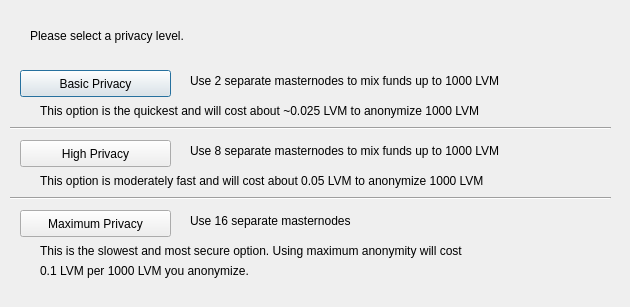
<?xml version="1.0" encoding="UTF-8"?>
<ui version="4.0">
 <class>DarksendConfig</class>
 <widget class="QDialog" name="DarksendConfig">
  <property name="geometry">
   <rect>
    <x>0</x>
    <y>0</y>
    <width>630</width>
    <height>307</height>
   </rect>
  </property>
  <property name="windowTitle">
   <string>Configure Darksend</string>
  </property>
  <widget class="QPushButton" name="buttonBasic">
   <property name="geometry">
    <rect>
     <x>20</x>
     <y>70</y>
     <width>151</width>
     <height>27</height>
    </rect>
   </property>
   <property name="text">
    <string>Basic Privacy</string>
   </property>
  </widget>
  <widget class="QPushButton" name="buttonHigh">
   <property name="geometry">
    <rect>
     <x>20</x>
     <y>140</y>
     <width>151</width>
     <height>27</height>
    </rect>
   </property>
   <property name="text">
    <string>High Privacy</string>
   </property>
  </widget>
  <widget class="QPushButton" name="buttonMax">
   <property name="geometry">
    <rect>
     <x>20</x>
     <y>210</y>
     <width>151</width>
     <height>27</height>
    </rect>
   </property>
   <property name="text">
    <string>Maximum Privacy</string>
   </property>
  </widget>
  <widget class="QLabel" name="label">
   <property name="geometry">
    <rect>
     <x>30</x>
     <y>20</y>
     <width>571</width>
     <height>31</height>
    </rect>
   </property>
   <property name="text">
    <string>Please select a privacy level.</string>
   </property>
  </widget>
  <widget class="QLabel" name="label_2">
   <property name="geometry">
    <rect>
     <x>190</x>
     <y>70</y>
     <width>421</width>
     <height>21</height>
    </rect>
   </property>
   <property name="text">
    <string>Use 2 separate masternodes to mix funds up to 1000 LVM</string>
   </property>
  </widget>
  <widget class="QLabel" name="label_3">
   <property name="geometry">
    <rect>
     <x>190</x>
     <y>140</y>
     <width>411</width>
     <height>21</height>
    </rect>
   </property>
   <property name="text">
    <string>Use 8 separate masternodes to mix funds up to 1000 LVM</string>
   </property>
  </widget>
  <widget class="QLabel" name="label_4">
   <property name="geometry">
    <rect>
     <x>190</x>
     <y>210</y>
     <width>421</width>
     <height>21</height>
    </rect>
   </property>
   <property name="text">
    <string>Use 16 separate masternodes</string>
   </property>
  </widget>
  <widget class="QLabel" name="label_6">
   <property name="geometry">
    <rect>
     <x>40</x>
     <y>100</y>
     <width>561</width>
     <height>21</height>
    </rect>
   </property>
   <property name="text">
    <string>This option is the quickest and will cost about ~0.025 LVM to anonymize 1000 LVM</string>
   </property>
  </widget>
  <widget class="QLabel" name="label_7">
   <property name="geometry">
    <rect>
     <x>40</x>
     <y>170</y>
     <width>561</width>
     <height>21</height>
    </rect>
   </property>
   <property name="text">
    <string>This option is moderately fast and will cost about 0.05 LVM to anonymize 1000 LVM</string>
   </property>
  </widget>
  <widget class="QLabel" name="label_8">
   <property name="geometry">
    <rect>
     <x>40</x>
     <y>240</y>
     <width>561</width>
     <height>21</height>
    </rect>
   </property>
   <property name="text">
    <string>This is the slowest and most secure option. Using maximum anonymity will cost</string>
   </property>
  </widget>
  <widget class="QLabel" name="label_9">
   <property name="geometry">
    <rect>
     <x>40</x>
     <y>260</y>
     <width>561</width>
     <height>21</height>
    </rect>
   </property>
   <property name="text">
    <string>0.1 LVM per 1000 LVM you anonymize.</string>
   </property>
  </widget>
  <widget class="Line" name="line">
   <property name="geometry">
    <rect>
     <x>10</x>
     <y>120</y>
     <width>601</width>
     <height>16</height>
    </rect>
   </property>
   <property name="orientation">
    <enum>Qt::Horizontal</enum>
   </property>
  </widget>
  <widget class="Line" name="line_2">
   <property name="geometry">
    <rect>
     <x>10</x>
     <y>190</y>
     <width>601</width>
     <height>16</height>
    </rect>
   </property>
   <property name="orientation">
    <enum>Qt::Horizontal</enum>
   </property>
  </widget>
 </widget>
 <resources/>
 <connections/>
</ui>
